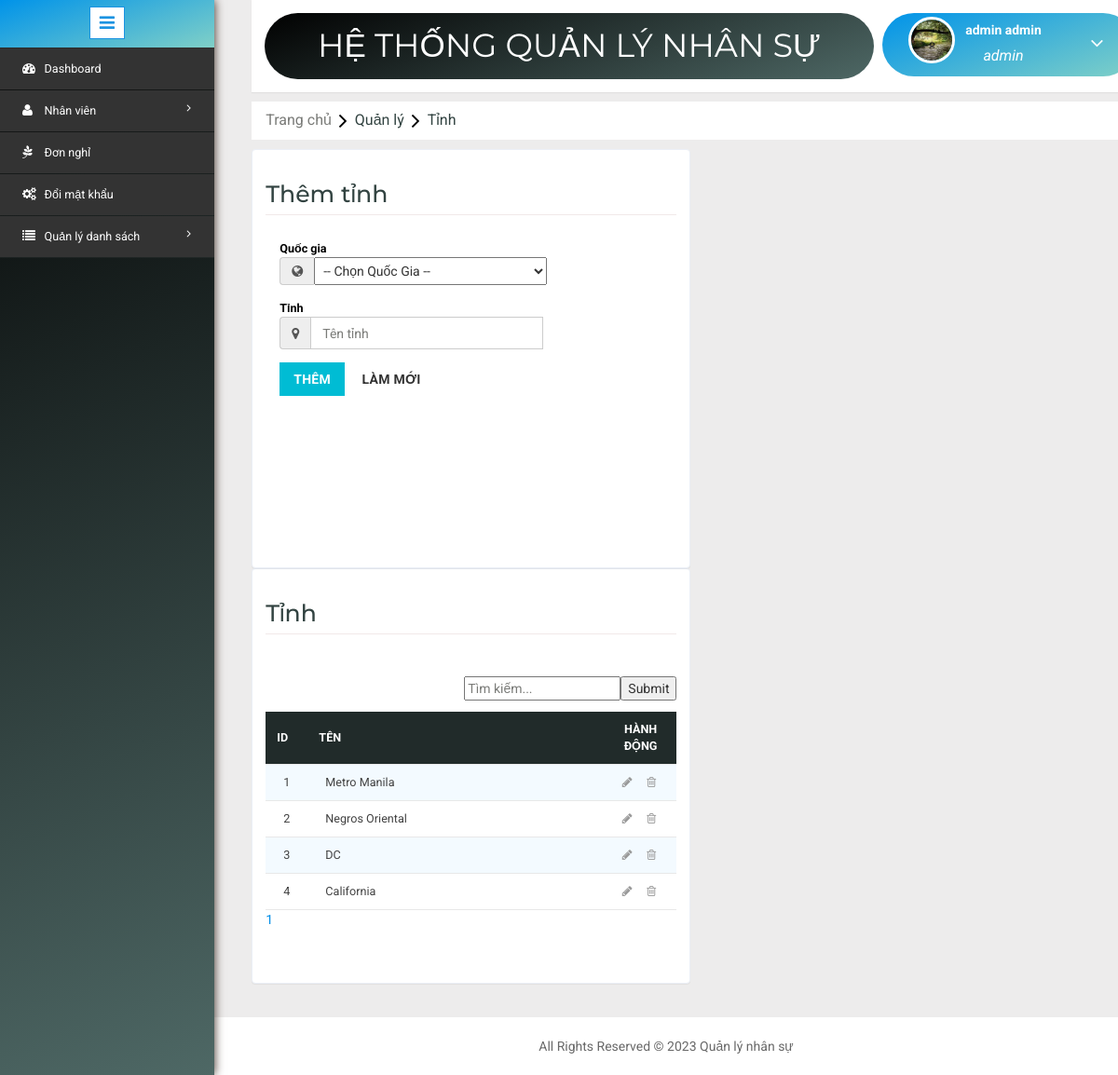
Page /state.php (signed in) on the committed database.
### tables this page shows
CREATE TABLE `state` (
  `StateId` int(11) NOT NULL,
  `CountryId` int(11) NOT NULL,
  `Name` varchar(200) NOT NULL
);

### state.php (the view, shortened to what this page needs)
<?php include('header.php'); ?>
<?php
	$dbs = new database();
	$db=$dbs->connection();
  $name="";
  $page="";
  if(isset($_GET['searcstate']))
  {
    $SearchStateName = $_GET['searcstate'];
    $RecordeLimit = 5;
    $searchState = mysqli_query($db,"select count(StateId) as total from state where Name like '%".$SearchStateName."%'");
    $SName = mysqli_fetch_array($searchState);
    $number_of_row =ceil($SName['total']/5);
    if(isset($_GET['bn']) && intval($_GET['bn']) <= $number_of_row && intval($_GET['bn'] !=0))
    {
      $Skip = (intval($_GET["bn"]) * $RecordeLimit) - $RecordeLimit;
      $sql = mysqli_query($db,"select * from state where Name like '%".$SearchStateName."%' LIMIT $Skip,$RecordeLimit ");
    }
    else
    {
      $sql = mysqli_query($db,"select * from state where Name like '%".$SearchStateName."%' LIMIT $RecordeLimit ");
    }
    for($i=0;$i<$number_of_row;$i++)
    {
      $d = $i+1;
      if(isset($_GET["searcstate"]))
      {
        $page .= "<a href='state.php?searcstate=$SearchStateName&bn=$d'>$d</a>&nbsp &nbsp &nbsp";
      }
      else
      {
        $page .= "<a href='state.php?bn=$d'>$d</a>&nbsp &nbsp &nbsp";
      }
    }
  }
  else
  {
    $RecordeLimit = 5;
    $searchState = mysqli_query($db,"select count(StateId) as total from state ");
    $SName = mysqli_fetch_array($searchState);
    $number_of_row =ceil($SName['total']/5);
    if(isset($_GET['bn']) && intval($_GET['bn']) <= $number_of_row && intval($_GET['bn'] != 0 ))
    {
      $Skip = (intval($_GET["bn"]) * $RecordeLimit) - $RecordeLimit;
      $sql = mysqli_query($db,"select * from state LIMIT $Skip,$RecordeLimit");
    }
    else
    {
      $sql = mysqli_query($db,"select * from state LIMIT $RecordeLimit");
    }
    for($i=0;$i<$number_of_row;$i++)
    {
        $d = $i+1;
        $page .= "<a href='state.php?bn=$d'>$d</a>&nbsp &nbsp &nbsp";
    }
  }
?>
<link rel="stylesheet" type="text/css" href="css/table-style.css" />
<ol class="breadcrumb" style="margin: 10px 0px ! important;">
    <li class="breadcrumb-item"><a href="Home.php">Trang chủ</a><i class="fa fa-angle-right"></i>Quản lý<i class="fa fa-angle-right"></i>Tỉnh</li>
</ol>
<div class="validation-system" style="margin-top: 0;">
 		<div class="validation-form" style="overflow: auto; margin-right:20px; height: 450px; width: 49%; float: left;">
        <form method="POST" action="controller/ccity.php?stateedit=<?php echo isset($row['StateId']) ? $row['StateId'] : ''; ?>">
        <div class="vali-form-group" >
        <h2>Thêm tỉnh</h2>
        	<div class="col-md-3 control-label">
              <label class="control-label">Quốc gia</label>
              <div class="input-group">
                  <span class="input-group-addon">
              <i class="fa fa-globe" aria-hidden="true"></i>
              </span>
              <select name="country" style="text-transform: capitalize; width: 250px;"  required>
                <option  value="">-- Chọn quốc gia --</option>
              </select>
              </div>
            </div>
          	<div class="col-md-3 control-label">
            	<label class="control-label">Tỉnh</label>
              	<div class="input-group">
                  	<span class="input-group-addon">
              			<i class="fa fa-map-marker" aria-hidden="true"></i>
              		</span>
              	<input type="text" name="state" required="" value="<?php echo $name; ?>" placeholder="Tên tỉnh" class="form-control" style="width: 250px; height: 35px; float: right;">
              	</div>
            </div>
        </div>
            <div class="col-md-12 form-group">
              <button type="submit" name="addstates" class="btn btn-primary">Thêm</button>
              <button type="reset" class="btn btn-default">Làm mới</button>
            </div>
          <div class="clearfix"> </div>
        </form>
 </div>
 <div class="validation-form" style="width: 49%; overflow: auto;">
 		<div style="height: 396px;">
					<div class="w3l-table-info">
					  <h2>Tỉnh</h2>
					  <br>
					  <form method="GET" action="#">
					  	<input style="float: right;" type="submit" name="searchstate" >
					  	<input style="float: right;" placeholder="Tìm kiếm..." type="search-box" name="searcstate" value="<?php echo(isset($_GET['searcstate']))?$_GET['searcstate']:"";?>"><br>
					  </form>
					    <table id="table">
						<thead>
						  <tr>
						  	<th>Id</th>
							<th style="width: 5000px;">Tên</th>
							<th style="text-align: center; width: 450px;">Hành động</th>
						  </tr>
						</thead>
						<tbody>
						<?php $i=1; while($row = mysqli_fetch_assoc($sql)) { ?>
						<tr>
							<td><?php if(isset($_GET['bn'])==0){ echo $i; } else{ echo ($_GET['bn']-1)*5+$i; } $i++;?></td>
							<td><?php echo ucfirst($row['Name']); ?></td>
							<td><a href="?stateedit=<?php echo $row['StateId']; ?>"><i class="fa fa-pencil" aria-hidden="true"></i></a>&nbsp;&nbsp;&nbsp;&nbsp;&nbsp;<a href="controller/ccity.php?statedelete=<?php echo $row['StateId']; ?>"><i class="fa fa-trash-o" aria-hidden="true"></i></a></td>
						 </tr>
						<?php } ?>
						</tbody>
					  </table>
            <div><?php echo $page; ?></div>
					</div>
      </div>
 </div>
</div>
<?php include('footer.php'); ?>

### css/table-style.css (style rules this page uses)
table { background: white; border-collapse: collapse; margin: 1.25em 0 0; width: 100%; }
table tr, table th, table td { border: none; border-bottom: 1px solid #e8e8e8; font-size: .95em; }
table th, table td { padding: 10px 12px; text-align: left; }
table th { background: #212b2a; color: #fff; text-transform: uppercase; }
table tr td { background: #f3faff; color: #424242; }
table tr:nth-of-type(2n+2) td { background: #ffffff; }
table { width: 100%; }

### rows in the picture
state: Name "Metro Manila"
state: Name "Negros Oriental"
state: Name "DC"
state: Name "California"

### other values in the picture
$_SESSION['User']['FirstName'] "admin"
$_SESSION['User']['LastName'] "admin"
$_SESSION['role']['Name'] "admin"
$d "1"
